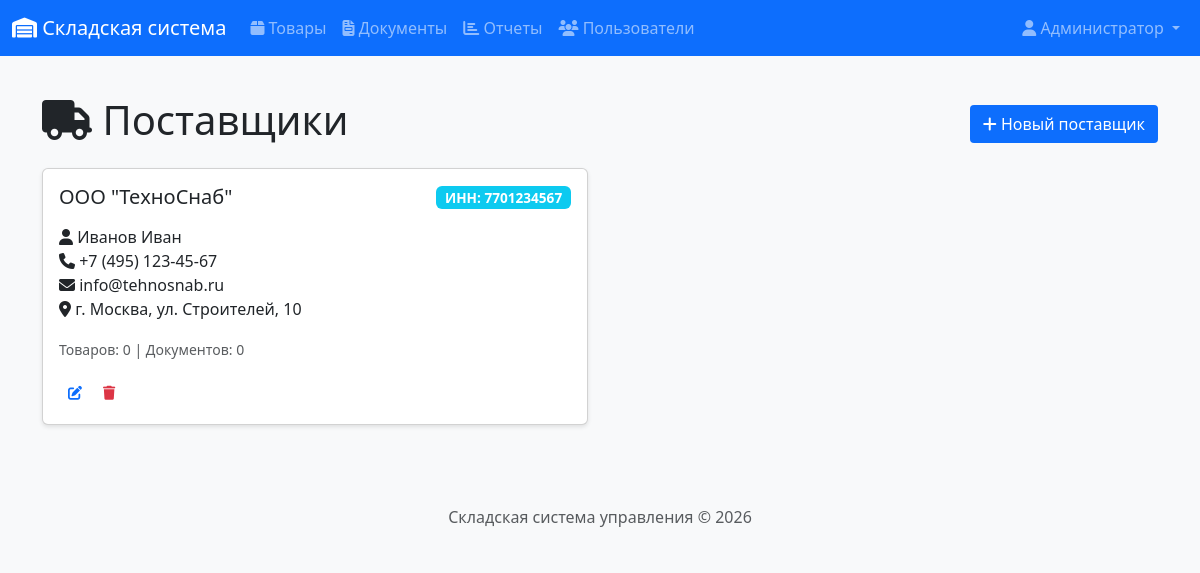
Screenshot of /products/suppliers (signed in) with the database file from the repository.
### app/models.py (models this page shows, shortened)
class User(UserMixin, db.Model):
    __tablename__ = 'users'
    id = db.Column(db.Integer, primary_key=True)
    username = db.Column(db.String(64), unique=True, nullable=False)
    email = db.Column(db.String(120), unique=True, nullable=False)
    password_hash = db.Column(db.String(256))
    full_name = db.Column(db.String(100))
    role = db.Column(db.String(20), default='manager')  # admin, manager, storekeeper
    created_at = db.Column(db.DateTime, default=datetime.utcnow)
    documents_created = db.relationship('Document', backref='author', lazy='dynamic')
    def is_admin(self):
        return self.role == 'admin'
    def is_manager(self):
        return self.role in ['admin', 'manager']

class Supplier(db.Model):
    __tablename__ = 'suppliers'
    id = db.Column(db.Integer, primary_key=True)
    name = db.Column(db.String(100), nullable=False)
    inn = db.Column(db.String(12), unique=True)
    contact_person = db.Column(db.String(100))
    phone = db.Column(db.String(20))
    email = db.Column(db.String(120))
    address = db.Column(db.String(200))
    created_at = db.Column(db.DateTime, default=datetime.utcnow)
    products = db.relationship('Product', backref='supplier', lazy='dynamic')
    documents = db.relationship('Document', backref='supplier', lazy='dynamic')

### app/routes/products.py (the view)
@bp.route('/suppliers')
@login_required
def supplier_list():
    suppliers = Supplier.query.all()
    return render_template('products/suppliers.html', title='Поставщики', suppliers=suppliers)

### app/__init__.py (called while the page is built)
@login_manager.user_loader
def load_user(user_id):
    from app.models import User
    return User.query.get(int(user_id))

### app/templates/products/suppliers.html (shortened to what this page needs)
{% extends "base.html" %}
{% block content %}
<div class="d-flex justify-content-between align-items-center mb-3">
    <h1><i class="fas fa-truck"></i> Поставщики</h1>
    {% if current_user.is_manager() %}
    <a href="{{ url_for('products.supplier_create') }}" class="btn btn-primary">
        <i class="fas fa-plus"></i> Новый поставщик
    </a>
    {% endif %}
</div>
<div class="row">
    {% for supplier in suppliers %}
    <div class="col-md-6 mb-3">
        <div class="card">
            <div class="card-body">
                <div class="d-flex justify-content-between">
                    <h5 class="card-title">{{ supplier.name }}</h5>
                    <div>
                        <span class="badge bg-info">ИНН: {{ supplier.inn or 'не указан' }}</span>
                    </div>
                </div>
                <p class="card-text mt-2">
                    {% if supplier.contact_person %}
                    <i class="fas fa-user"></i> {{ supplier.contact_person }}<br>
                    {% endif %}
                    {% if supplier.phone %}
                    <i class="fas fa-phone"></i> {{ supplier.phone }}<br>
                    {% endif %}
                    {% if supplier.email %}
                    <i class="fas fa-envelope"></i> {{ supplier.email }}<br>
                    {% endif %}
                    {% if supplier.address %}
                    <i class="fas fa-map-marker-alt"></i> {{ supplier.address }}
                    {% endif %}
                </p>
                <p class="card-text">
                    <small class="text-muted">
                        Товаров: {{ supplier.products.count() }} |
                        Документов: {{ supplier.documents.count() }}
                    </small>
                </p>
                {% if current_user.is_manager() %}
                <div class="btn-group">
                    <a href="{{ url_for('products.supplier_edit', id=supplier.id) }}"
                       class="btn btn-sm btn-outline-primary">
                        <i class="fas fa-edit"></i>
                    </a>
                    <button type="button" class="btn btn-sm btn-outline-danger"
                            data-bs-toggle="modal" data-bs-target="#deleteModal{{ supplier.id }}">
                        <i class="fas fa-trash"></i>
                    </button>
                </div>
                {% endif %}
            </div>
        </div>
    </div>
    {% endfor %}
</div>
{% endblock %}

### app/templates/base.html (shortened to what this page needs)
<!DOCTYPE html>
<html lang="ru">
<head>
    <link href="https://cdn.jsdelivr.net/npm/bootstrap@5.3.0/dist/css/bootstrap.min.css" rel="stylesheet">
    <link rel="stylesheet" href="https://cdnjs.cloudflare.com/ajax/libs/font-awesome/6.4.0/css/all.min.css">
    <link rel="stylesheet" href="{{ url_for('static', filename='css/style.css') }}">
</head>
<body>
    <nav class="navbar navbar-expand-lg navbar-dark bg-primary">
        <div class="container-fluid">
            <a class="navbar-brand" href="{{ url_for('index') }}">
                <i class="fas fa-warehouse"></i> Складская система
            </a>
            <div class="collapse navbar-collapse" id="navbarNav">
                {% if current_user.is_authenticated %}
                <ul class="navbar-nav me-auto">
                    <li class="nav-item">
                        <a class="nav-link" href="{{ url_for('products.product_list') }}">
                            <i class="fas fa-box"></i> Товары
                        </a>
                    </li>
                    <li class="nav-item">
                        <a class="nav-link" href="{{ url_for('documents.document_list') }}">
                            <i class="fas fa-file-invoice"></i> Документы
                        </a>
                    </li>
                    <li class="nav-item">
                        <a class="nav-link" href="{{ url_for('reports.stock_report') }}">
                            <i class="fas fa-chart-bar"></i> Отчеты
                        </a>
                    </li>
                    {% if current_user.is_admin() %}
                    <li class="nav-item">
                        <a class="nav-link" href="{{ url_for('auth.user_list') }}">
                            <i class="fas fa-users"></i> Пользователи
                        </a>
                    </li>
                    {% endif %}
                </ul>
                <ul class="navbar-nav">
                    <li class="nav-item dropdown">
                        <a class="nav-link dropdown-toggle" href="#" role="button" data-bs-toggle="dropdown">
                            <i class="fas fa-user"></i> {{ current_user.full_name or current_user.username }}
                        </a>
                    </li>
                </ul>
                {% endif %}
            </div>
        </div>
    </nav>
    <main class="container mt-4">
        {% block content %}{% endblock %}
    </main>
    <footer class="footer mt-5 py-3 bg-light">
        <div class="container text-center">
            <span class="text-muted">Складская система управления &copy; 2026</span>
        </div>
    </footer>
</body>
</html>

### app/static/css/style.css (style rules this page uses)
body { font-family: 'Segoe UI', Tahoma, Geneva, Verdana, sans-serif; background-color: #f8f9fa; min-height: 100vh; display: flex; flex-direction: column; margin: 0; padding: 0; }
.footer { margin-top: auto; width: 100%; background-color: #f8f9fa; padding: 1rem 0; text-align: center; }
.card { box-shadow: 0 2px 4px rgba(0,0,0,0.1); transition: transform 0.2s; }
.badge { font-size: 0.85em; padding: 0.35em 0.65em; display: inline-block; white-space: nowrap; }
.btn { display: inline-block; font-weight: 400; line-height: 1.5; text-align: center; text-decoration: none; vertical-align: middle; cursor: pointer; padding: 0.375rem 0.75rem; font-size: 1rem; border-radius: 0.25rem; border: 1px solid transparent; }
.btn-sm { padding: 0.25rem 0.5rem; font-size: 0.875rem; border-radius: 0.2rem; }
.btn-group { display: inline-flex; gap: 0.25rem; }
p, strong, span, div { white-space: normal; word-break: normal; }

### rows the page displays
User: full_name "Администратор"
Supplier: name "ООО \"ТехноСнаб\"", inn "7701234567", contact_person "Иванов Иван", phone "+7 (495) 123-45-67", email "info@tehnosnab.ru", address "г. Москва, ул. Строителей, 10", products.count "0", documents.count "0"
